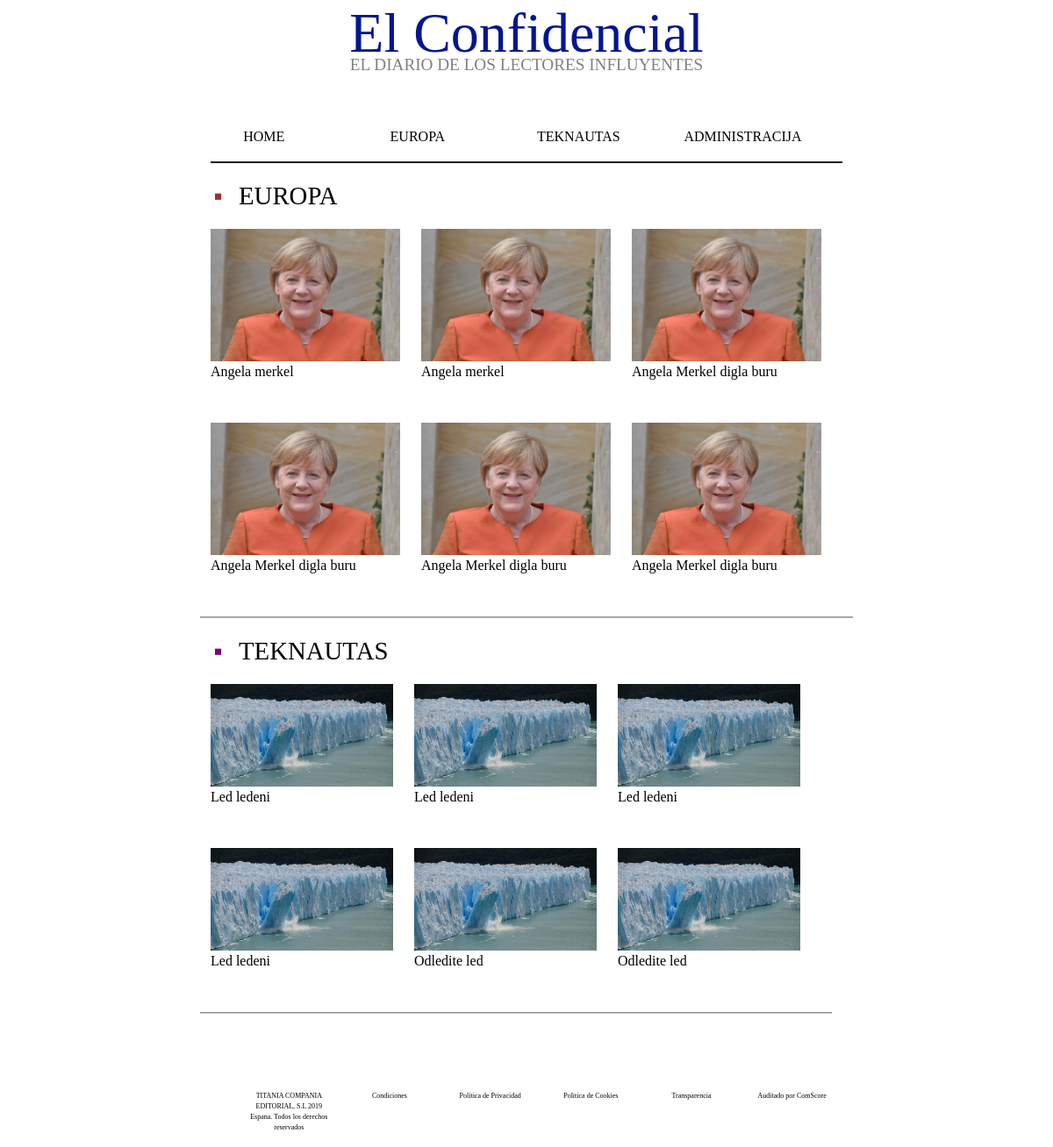
The page / on the database its author committed.
### tables this page shows
CREATE TABLE `clanak` (
  `naslov` varchar(1000) NOT NULL,
  `sazetak` varchar(1000) NOT NULL,
  `tekst` text NOT NULL,
  `kategorija` varchar(1000) NOT NULL,
  `slika` varchar(1000) NOT NULL,
  `obavijest` int(2) NOT NULL,
  `id` int(10) NOT NULL
);

### index.php (the view, shortened to what this page needs)
<!DOCTYPE html>
<html lang="en">
<head>
    <link href="css/bootstrap.min.css" rel="stylesheet">
    <link rel="stylesheet" type="text/css" href="indexStil.css" />
</head>
<body>
  <header id="Naslov">
  <div class="container">
      <div class="row">
          <div class="col-lg-12"><h1>El Confidencial</h1></div>
          <div class="col-lg-12"><h2>EL DIARIO DE LOS LECTORES INFLUYENTES</h2></div>
      </div>
  </div>
</header>
<nav id="navigacija">
<div class="container">
      <div class="row">
          <div class="col-lg-3 col-md-3 col-sm-3"><a href="#"><li>HOME</li></a></div>
          <div class="col-lg-3 col-md-3 col-sm-3"><a href="kategorija.php?kat=europa"><li>EUROPA</li></a></div>
          <div class="col-lg-3 col-md-3 col-sm-3"><a href="kategorija.php?kat=teknautas"><li>TEKNAUTAS</li></a></div>
          <div class="col-lg-3 col-md-3 col-sm-3"><a href="administracija.php"><li>ADMINISTRACIJA</li></a></div>
      </div>
  </div>
</nav>
<hr>
<section id="content">
<div class="container">
          <div class="row">
          <div class="col-lg-12"><ul><li><a href="kategorija.php?kat=europa">EUROPA</a></li></ul>
          </div>
          <br>
         <?php
         $servername="localhost";
         $username="root";
         $password="";
         $basename="projekt";
         $dbc=mysqli_connect($servername,$username,$password,$basename) or die('Greska pri spajanju'.mysqli_error());
         if($dbc){
          $kategorija = "europa";
          $query = "SELECT * FROM clanak WHERE kategorija = ?;";
          $stmt = mysqli_stmt_init($dbc);
          if (!mysqli_stmt_prepare($stmt, $query)) {
            echo "failed";
          } else {
            mysqli_stmt_bind_param($stmt, "s", $kategorija);
            mysqli_stmt_execute($stmt);
            $result = mysqli_stmt_get_result($stmt);
            $i=0;
            while (($row = mysqli_fetch_assoc($result))&& $i<6) {
              if($i%3==0){
                echo "<div class='row'>";
              }
              echo"
              <div class='col-lg-4'>
              <a href='clanak.php?id=${row['id']}'>
              <img src='slike/${row['slika']}' alt='${row['slika']}'>
                <p>${row['naslov']}</p>
              </a>
              </div>";
              if($i%3==2){
                echo "</div>";
              }
              $i++;
         }
        }
      }
         ?>
          <hr>
          <div class="row">
            <div class="teknautas">
          <div class="col-lg-12"><ul><li><a href="kategorija.php?kat=teknautas">TEKNAUTAS</a></li></ul></div></div>
          <br>
          <?php
         $servername="localhost";
         $username="root";
         $password="";
         $basename="projekt";
         $dbc=mysqli_connect($servername,$username,$password,$basename) or die('Greska pri spajanju'.mysqli_error());
         if($dbc){
          $kategorija = "teknautas";
          $query = "SELECT * FROM clanak WHERE kategorija = ?;";
          $stmt = mysqli_stmt_init($dbc);
          if (!mysqli_stmt_prepare($stmt, $query)) {
            echo "failed";
          } else {
            mysqli_stmt_bind_param($stmt, "s", $kategorija);
            mysqli_stmt_execute($stmt);
            $result = mysqli_stmt_get_result($stmt);
            $i=0;
            while (($row = mysqli_fetch_assoc($result))&& $i<6) {
              if($i%3==0){
                echo "<div class='row'>";
              }
              echo"
              <div class='col-lg-4'>
              <a href='clanak.php?id=${row['id']}'>
              <img src='slike/${row['slika']}' alt='${row['slika']}'>
                <p>${row['naslov']}</p>
              </a>
              </div>";
              if($i%3==2){
                echo "</div>";
              }
              $i++;
         }
        }
      }
         ?>
          <hr>
          </div>
  </div>
</section>
<br><br><br>
    <footer id="podnozje">
    <div class="container">
    <ul>
      <div class="row">
      <div class="col-lg-2 col-md-2 col-sm-2"><a href="#"><li>TITANIA COMPANIA EDITORIAL, S.L 2019 Espana. Todos los derechos reservados</li></a></div>
          <div class="col-lg-2 col-md-2 col-sm-2"><a href="#"><li>Condiciones</li></a></div>
          <div class="col-lg-2 col-md-2 col-sm-2"><a href="#"><li>Politica de Privacidad</li></a></div>
          <div class="col-lg-2 col-md-2 col-sm-2"><a href="#"><li>Politica de Cookies</li></a></div>
          <div class="col-lg-2 col-md-2 col-sm-2"><a href="#"><li>Transparencia</li></a></div>
          <div class="col-lg-2 col-md-2 col-sm-2"><a href="#"><li>Auditado por ComScore</li></a></div>
      </div>
    </ul>
  </div>
    </footer>
</body>
</html>

### indexStil.css (style rules this page uses)
* { font-family: 'Times New Roman', serif; }
#Naslov h1 { text-align: center; font-size:400%; color:#021691; }
#Naslov h2 { text-align: center; font-size:120%; color: grey; margin-top: -2%; }
nav { display:inline; margin-left: auto; margin-right: auto; }
nav li { display:inline; margin:0; padding:0; }
nav a { color: black; text-decoration: none; margin: 0; padding: 0; }
nav .row { width:60%; margin-top: 50px; margin-left: auto; margin-right: auto; }
hr { width: 60%; height: 2px; background-color: black; opacity: 100%; margin-left: auto; margin-right: auto; }
section { width: 60%; margin-left: auto; margin-right: auto; }
section ul { list-style-type: none; }
section li { font-size: 180%; }
section ul li::before { content: "\25AA"; color: brown; font-weight: bold; display: inline-block; width: 1em; margin-left: -1em; }
#content img { max-width: 100%; }
#content a { text-decoration: none; color: black; }
.teknautas ul li::before { content: "\25AA"; color: purple; font-weight: bold; display: inline-block; width: 1em; margin-left: -1em; }
section .container { margin: 0; padding: 0; }
.col-lg-4 { padding-bottom: 30px; }
.row>hr { background-color: grey; opacity: 50%; }
footer { width: 60%; margin-left: auto; margin-right: auto; font-size: 50%; }
footer ul { list-style-type: none; }
footer a { text-decoration: none; color: black; text-align: center; }

### rows shown on the page
clanak: slika (picture), naslov "Angela merkel"
clanak: slika (picture), naslov "Angela merkel"
clanak: slika (picture), naslov "Angela Merkel digla buru"
clanak: slika (picture), naslov "Angela Merkel digla buru"
clanak: slika (picture), naslov "Angela Merkel digla buru"
clanak: slika (picture), naslov "Angela Merkel digla buru"
clanak: slika (picture), naslov "Led ledeni"
clanak: slika (picture), naslov "Led ledeni"
clanak: slika (picture), naslov "Led ledeni"
clanak: slika (picture), naslov "Led ledeni"
clanak: slika (picture), naslov "Odledite led"
clanak: slika (picture), naslov "Odledite led"
